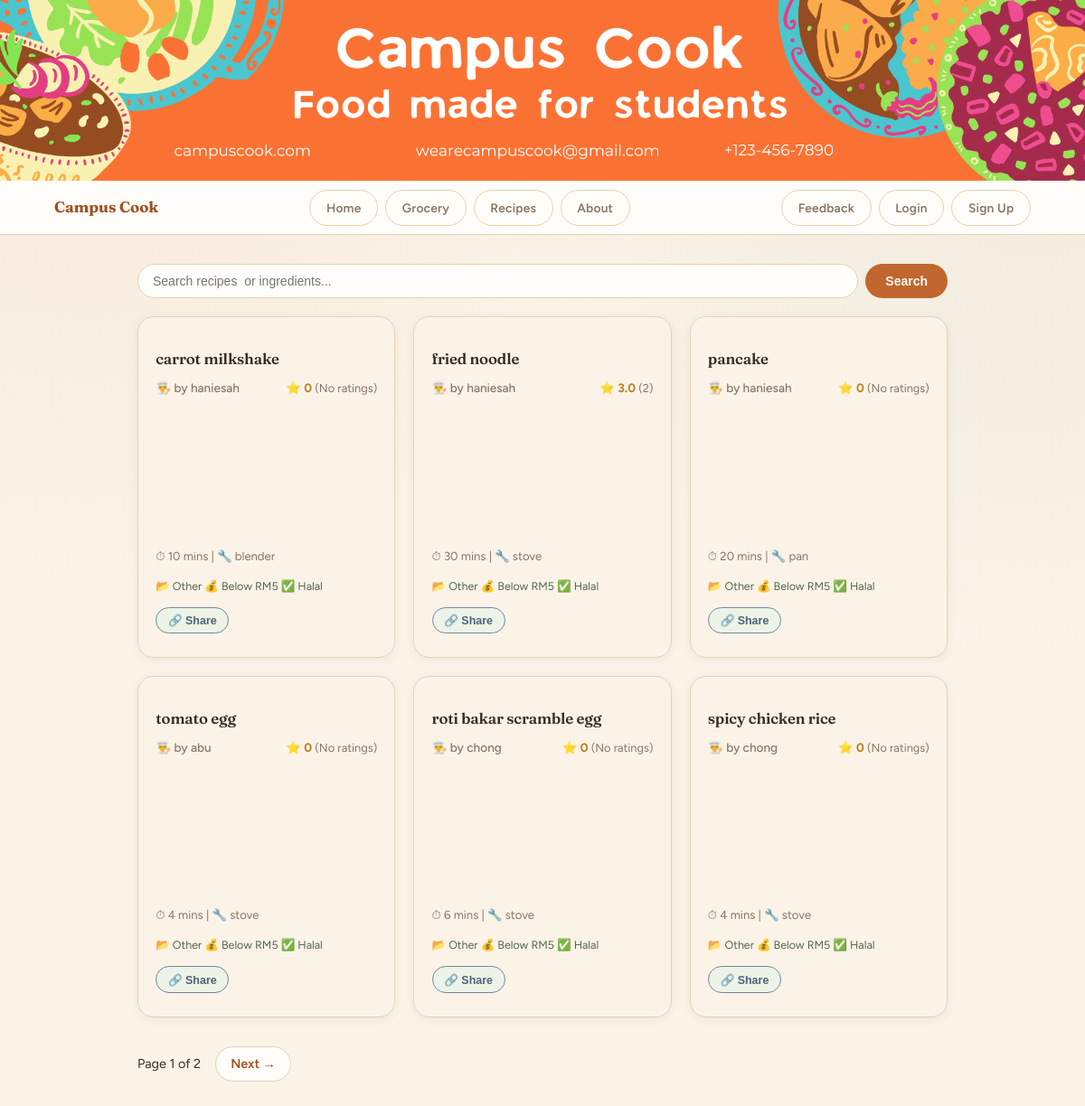
The app's page /recipes/ with its own data.
### pages/models.py (models this page shows, shortened)
class Recipe(models.Model):
    BUDGET_CHOICES = [
        ('low',    'Below RM5'),
        ('medium', 'RM5 – RM15'),
        ('high',   'Above RM15'),
    ]
    MEAL_TYPE_CHOICES = [
    ('breakfast', 'Breakfast'),
    ('lunch',     'Lunch'),
    ('dinner',    'Dinner'),
    ('snack',     'Snack'),
    ('dessert',   'Dessert'),
    ('drinks',    'Drinks'),
    ('other',     'Other'),
    ]
    meal_type = models.CharField(max_length=20, choices=MEAL_TYPE_CHOICES, default='other')
    name         = models.CharField(max_length=100)
    ingredients  = models.ManyToManyField(
        Ingredient,
        blank=True,
        related_name='recipes'
    )
    cooking_time = models.IntegerField()
    appliance    = models.CharField(max_length=100)
    instructions = models.TextField()
    image        = models.ImageField(upload_to='recipe_images/', null=True, blank=True)
    is_halal     = models.BooleanField(default=True)
    budget       = models.CharField(
        max_length=10, choices=BUDGET_CHOICES, default='low'
    )
    filters      = models.ManyToManyField(RecipeFilter, blank=True)
    user         = models.ForeignKey(
        'pages.AppUser',
        on_delete=models.CASCADE,
        related_name='recipes'
    )
    @property
    def image_url(self):
        return self.image.url if self.image else ''

class AppUser(AbstractUser):
    age = models.IntegerField(null=True, blank=True)
    objects = UserManager()

### pages/views.py (the view)
# urls.py: path("recipes/",                 views.recipe_list,   name="recipe_list"),
def recipe_list(request):
    recipes = Recipe.objects.all()
    search = request.GET.get('search', '').strip()
    if search:
        recipes = recipes.filter(
            Q(name__icontains=search) | Q(ingredients__name__icontains=search)
        ).distinct()
    ingredient_search_q = request.GET.get('ingredient', '').strip()
    if ingredient_search_q:
        recipes = recipes.filter(
            ingredients__name__icontains=ingredient_search_q
        ).distinct()
    meal_types = request.GET.getlist('meal_type')
    if meal_types:
        recipes = recipes.filter(meal_type__in=meal_types)
    if request.user.is_authenticated:
        favourited_ids = set(
            FavouriteRecipe.objects.filter(user=request.user)
            .values_list('recipe_id', flat=True)
        )
        want_to_try_ids = set(
            WantToTry.objects.filter(user=request.user)
            .values_list('recipe_id', flat=True)
        )
    else:
        favourited_ids = set()
        want_to_try_ids = set()
    paginator = Paginator(recipes, 6)
    recipes_page = paginator.get_page(request.GET.get('page'))
    recipes_with_info = []
    for recipe in recipes_page:
        avg_rating = recipe.ratings.all().aggregate(Avg('stars'))['stars__avg'] or 0
        avg_rating = round(avg_rating, 1)
        total_ratings = recipe.ratings.count()
        user_name = recipe.user.username if recipe.user else "Anonymous"
        is_favourited = recipe.id in favourited_ids
        is_want_to_try = recipe.id in want_to_try_ids
        recipes_with_info.append({
            'recipe': recipe,
            'id': recipe.id,
            'avg_rating': avg_rating,
            'total_ratings': total_ratings,
            'creator': user_name,
            'is_favourited': is_favourited,
            'is_want_to_try': is_want_to_try,
        })
    return render(request, 'pages/recipe_list.html', {
        'recipes':       recipes_with_info, # Use this array to loop through cards in your template
        'page_obj':      recipes_page,      # Common naming convention for pagination elements
        'favourited_ids': favourited_ids,
    })

### pages/templates/pages/recipe_list.html (shortened to what this page needs)
{% extends 'pages/base.html' %}
{% block content %}
<main class="recipe_list">
    <form action="{% url 'recipe_list' %}" method="GET" class="search_form">
        <input
            type="text"
            name="search"
            class="search_input"
            placeholder="Search recipes  or ingredients..."
            value="{{ request.GET.search }}">
        <button type="submit" class="search_btn">Search</button>
    </form>
    <section class="recipe_cards">
        {% for item in recipes %}
            <article class="card" id="card-{{ item.recipe.id }}" onclick="window.location.href='{% url 'recipe_detail' item.recipe.id %}'" style="cursor:pointer;">
                <h2>{{ item.recipe.name }}</h2>
                <div class="recipe_meta">
                    <span class="recipe_creator">👨‍🍳 by {{ item.creator }}</span>
                    <span class="recipe_rating">
                        ⭐ {{ item.avg_rating }}
                        {% if item.total_ratings > 0 %}
                            <span class="rating_count">({{ item.total_ratings }})</span>
                        {% else %}
                            <span class="rating_count">(No ratings)</span>
                        {% endif %}
                    </span>
                </div>
                <div class="card_image_wrap">
                </div>
                <p class="card_meta">⏱ {{ item.recipe.cooking_time }} mins | 🔧 {{ item.recipe.appliance }}</p>
                <p class="card_tags">
                    📂 {{ item.recipe.get_meal_type_display }}
                    💰 {{ item.recipe.get_budget_display }}
                    {% if item.recipe.is_halal %}✅ Halal{% else %}❌ Non-Halal{% endif %}
                </p>
                <div class="card_actions">
                    <button class="btn_action btn_share"
                        data-url="{{ request.scheme }}://{{ request.get_host }}{% url 'recipe_detail' item.recipe.id %}"
                        onclick="event.stopPropagation(); shareRecipe(this)">🔗 Share</button>
                </div>
            </article>
        {% empty %}
            <p>No recipes found.</p>
        {% endfor %}
    </section>
    {% if page_obj.has_other_pages %}
        <div class="pagination">
            <span>Page {{ page_obj.number }} of {{ page_obj.paginator.num_pages }}</span>
            {% if page_obj.has_next %}
                <a href="?page={{ page_obj.next_page_number }}">Next →</a>
            {% endif %}
        </div>
    {% endif %}
</main>
{% endblock %}

### pages/templates/pages/base.html (style rules this page uses)
:root { --cream: #FBF3E8; --cream-deep: #F1E3CE; --paper: #FFFDF9; --tan: #E4D3B4; --tan-soft: #EEE1C9; --brown: #3A2B22; --brown-soft: #8A7561; --sage: #8AA07C; --sage-dark: #52684A; --sage-pale: #EEF3E7; --terracotta: #C1662F; --terracotta-dark: #A24F21; --terracotta-pale: #FBE9DB; --gold: #D9A441; --gold-dark: #B87F1F; --berry: #B4536C; --berry-dark: #964359; --rose: #C1665F; --rose-dark: #9C4C46; --rose-pale: #FBEDEA; --green: var(--sage); --green-mid: var(--sage); --green-dark: var(--sage-dark); --olive: var(--sage-dark); --amber: var(--gold-dark); --red-soft: var(--rose); --radius-sm: 10px; --radius-md: 16px; --radius-lg: 22px; --shadow-sm: 0 2px 10px rgba(58,43,34,0.07); --shadow-md: 0 10px 28px rgba(58,43,34,0.11); }
*, *::before, *::after { box-sizing: border-box; }
body { font-family: 'Figtree', 'Segoe UI', sans-serif; background: var(--cream); background-image: radial-gradient(circle at 8% 0%, rgba(193,102,47,0.07), transparent 40%), radial-gradient(circle at 95% 12%, rgba(82,104,74,0.06), transparent 38%); background-attachment: fixed; color: var(--brown); margin: 0; min-height: 100vh; line-height: 1.6; }
h1, h2, h3 { font-family: 'Fraunces', Georgia, serif; color: var(--brown); font-weight: 600; letter-spacing: -0.01em; }
a { color: var(--terracotta-dark); text-decoration: none; }
main { padding: 2rem; max-width: 960px; margin: 0 auto; }
.card { background: var(--paper); border: 1.5px solid var(--tan); border-radius: var(--radius-md); overflow: hidden; box-shadow: var(--shadow-sm); }
.recipe_cards { display: grid; grid-template-columns: repeat(auto-fill, minmax(250px, 1fr)); gap: 20px; }
.card_image_wrap { width: 100%; aspect-ratio: 16/9; overflow: hidden; max-height: 220px; border-radius: var(--radius-md) var(--radius-md) 0 0; }
.search_form { display: flex; gap: 8px; margin-bottom: 20px; flex-wrap: wrap; }
.search_input { flex: 1; min-width: 140px; padding: 10px 16px; border: 1.5px solid var(--tan); border-radius: 999px; font-size: 14px; background: var(--paper); outline: none; transition: border-color 0.2s, box-shadow 0.2s; }
.search_btn { padding: 10px 22px; background: var(--terracotta); color: var(--paper); border: none; border-radius: 999px; font-size: 14px; font-weight: 600; cursor: pointer; transition: background 0.2s, transform 0.15s; }
.pagination { display: flex; align-items: center; gap: 1rem; margin-top: 2rem; font-size: 0.9rem; color: var(--brown); }
.pagination a { padding: 0.45rem 1rem; border: 1.5px solid var(--tan); border-radius: 999px; text-decoration: none; color: var(--terracotta-dark); background: var(--paper); font-weight: 600; transition: background 0.2s, color 0.2s; }

### pages/templates/pages/recipe_list.html (style rules this page uses)
.card_actions { display: flex; flex-wrap: wrap; gap: 0.4rem; margin: 0.8rem 0 0.4rem; }
.card { background: var(--cream); border: 1.5px solid var(--tan); border-radius: 18px; padding: 1.2rem; transition: box-shadow 0.2s, transform 0.15s; }
.card h2 { color: var(--brown); font-size: 1.05rem; margin-bottom: 0.4rem; }
.card_meta { color: var(--brown-soft); font-size: 0.82rem; }
.card_tags { font-size: 0.78rem; color: var(--sage-dark); margin: 0.3rem 0 0.6rem; display: flex; gap: 0.5rem; flex-wrap: wrap; }
.btn_action { padding: 0.4rem 0.8rem; font-size: 0.78rem; font-weight: 600; border-radius: 18px; border: 1.5px solid; cursor: pointer; text-decoration: none; transition: background 0.2s, color 0.2s; white-space: nowrap; }
.btn_share { background: var(--sage-pale); color: #4C6478; border-color: #6E8A9E; }
.recipe_meta { display: flex; justify-content: space-between; align-items: center; gap: 1rem; margin: 0.5rem 0 0.8rem; font-size: 0.85rem; flex-wrap: wrap; }
.recipe_creator { color: var(--brown-soft); font-weight: 500; }
.recipe_rating { font-weight: 700; color: var(--gold-dark); }
.rating_count { color: var(--brown-soft); font-weight: normal; font-size: 0.8rem; }

### records on screen
Recipe: recipe.name "carrot milkshake", creator "haniesah", avg_rating "0", shows "(No ratings)", recipe.cooking_time "10", recipe.appliance "blender", recipe.meal_type "Other", recipe.budget "Below RM5", is_halal "✅ Halal"
Recipe: recipe.name "fried noodle", creator "haniesah", avg_rating "3.0", total_ratings "2", recipe.cooking_time "30", recipe.appliance "stove", recipe.meal_type "Other", recipe.budget "Below RM5", is_halal "✅ Halal"
Recipe: recipe.name "pancake", creator "haniesah", avg_rating "0", shows "(No ratings)", recipe.cooking_time "20", recipe.appliance "pan", recipe.meal_type "Other", recipe.budget "Below RM5", is_halal "✅ Halal"
Recipe: recipe.name "tomato egg", creator "abu", avg_rating "0", shows "(No ratings)", recipe.cooking_time "4", recipe.appliance "stove", recipe.meal_type "Other", recipe.budget "Below RM5", is_halal "✅ Halal"
Recipe: recipe.name "roti bakar scramble egg", creator "chong", avg_rating "0", shows "(No ratings)", recipe.cooking_time "6", recipe.appliance "stove", recipe.meal_type "Other", recipe.budget "Below RM5", is_halal "✅ Halal"
Recipe: recipe.name "spicy chicken rice", creator "chong", avg_rating "0", shows "(No ratings)", recipe.cooking_time "4", recipe.appliance "stove", recipe.meal_type "Other", recipe.budget "Below RM5", is_halal "✅ Halal"

### other values on screen
{{ page_obj.number }} "1"
{{ page_obj.paginator.num_pages }} "2"
